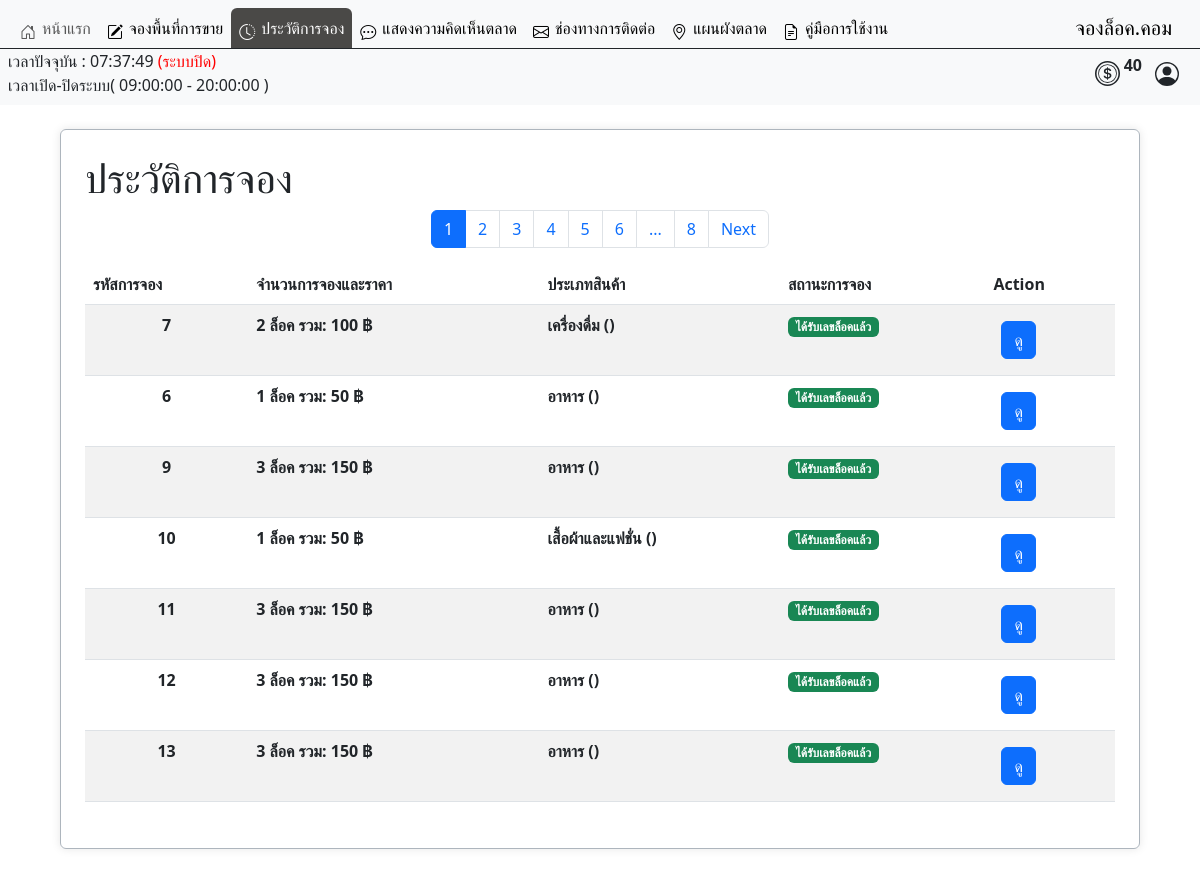
/user/booking_history.php (signed in), run on the app's committed database.
### tables this page shows
CREATE TABLE `operating_hours` (
  `id` int(11) NOT NULL,
  `opening_time` time NOT NULL,
  `closing_time` time NOT NULL
);

CREATE TABLE `booked` (
  `id_booked` int(10) UNSIGNED ZEROFILL NOT NULL COMMENT 'รหัสการจองแบบเรียบร้อยแล้ว',
  `booking_id` int(10) UNSIGNED DEFAULT NULL COMMENT 'รหัสการจอง',
  `member_id` int(6) UNSIGNED DEFAULT NULL COMMENT 'รหัสลูกค้า',
  `booking_amount` varchar(45) NOT NULL,
  `total_price` varchar(45) NOT NULL,
  `product_type` int(11) DEFAULT NULL,
  `sub_product_type` int(11) NOT NULL,
  `booking_status` int(3) UNSIGNED NOT NULL COMMENT 'สถานะการจอง',
  `booking_type` varchar(20) NOT NULL,
  `zone_id` int(3) UNSIGNED NOT NULL COMMENT 'รหัสประเภทโซน',
  `slip_img` varchar(45) DEFAULT NULL COMMENT 'log',
  `booking_date` datetime DEFAULT NULL COMMENT 'วันเวลาที่จอง',
  `booked_lock_number` text DEFAULT NULL COMMENT 'เลขล็อคที่จะได้',
  `expiration_date` datetime DEFAULT NULL
);

CREATE TABLE `category` (
  `id_category` int(11) NOT NULL,
  `cat_name` varchar(45) NOT NULL,
  `zone_allow` int(3) NOT NULL
);

CREATE TABLE `booking_status` (
  `id` int(3) UNSIGNED NOT NULL COMMENT 'รหัสสถานะการจอง',
  `status` varchar(50) NOT NULL COMMENT 'สถานะ'
);

### user/booking_history.php (the view, shortened to what this page needs)
<?php
require("../condb.php");
$results_per_page = 7;
$page = isset($_GET['page']) ? (int)$_GET['page'] : 1;
$start_from = ($page - 1) * $results_per_page;
?>
<!DOCTYPE html>
<html lang="th">
<head>
    <link href="https://cdn.jsdelivr.net/npm/bootstrap@5.3.3/dist/css/bootstrap.min.css" rel="stylesheet">
    <link rel="stylesheet" href="../asset/css/font.css">
</head>
<body>
    <?php
    include('./user_nav.php');
    ?>
    <div class="container my-4 p-2 border border-dark-subtle rounded  overflow-auto  bgcolor" style="width: 90%; height: 45rem;">
        <div class="tab-content" id="myTabContent">
            <div class="tab-pane fade show active mt-2 mx-2 p-2" id="category">
                <div>
                    <h1>ประวัติการจอง</h1>
                </div>
                <div class="mt-2 overflow-auto">
                    <?php
                    $sql_total = "SELECT COUNT(*) FROM market_booking.booked WHERE member_id = $user_id";
                    $result_total = $conn->query($sql_total);
                    $row_total = $result_total->fetch_row();
                    $total_records = $row_total[0];
                    $total_pages = ceil($total_records / $results_per_page);
                    $current_page = isset($_GET['page']) ? $_GET['page'] : 1;
                    $adjacents = 1;
                    echo "<nav>";
                    echo "<ul class='pagination justify-content-center'>";
                    if ($total_pages <= (1 + ($adjacents * 2))) {
                        for ($i = 1; $i <= $total_pages; $i++) {
                            if ($i == $current_page) {
                                echo "<li class='page-item active'><a class='page-link' href='#'>" . $i . "</a></li>";
                            } else {
                                echo "<li class='page-item'><a class='page-link' href='?page=" . $i . "'>" . $i . "</a></li>";
                            }
                        }
                    } else {
                        if ($current_page <= ($adjacents * 2)) {
                            for ($i = 1; $i <= (4 + ($adjacents * 2)); $i++) {
                                if ($i == $current_page) {
                                    echo "<li class='page-item active'><a class='page-link' href='#'>" . $i . "</a></li>";
                                } else {
                                    echo "<li class='page-item'><a class='page-link' href='?page=" . $i . "'>" . $i . "</a></li>";
                                }
                            }
                            echo "<li class='page-item'><a class='page-link' href='#'>...</a></li>";
                            echo "<li class='page-item'><a class='page-link' href='?page=" . $total_pages . "'>" . $total_pages . "</a></li>";
                        }
                    }
                    if ($current_page < $total_pages) {
                        echo "<li class='page-item'><a class='page-link' href='?page=" . ($current_page + 1) . "'>Next</a></li>";
                    }
                    echo "</ul>";
                    echo "</nav>";
                    $sql = "SELECT
                    B.booking_status,
                                B.booking_id,
                                CONCAT(U.prefix, ' ', U.firstname, ' ', U.lastname) AS fullname,
                                B.booking_amount,
                                B.total_price,
                                C.cat_name,
                                SC.sub_cat_name,
                                BS.status,
                                B.booking_type,
                                B.slip_img,
                                B.booked_lock_number,
                                B.booking_date
                            FROM market_booking.booked AS B
                            LEFT JOIN booking_status AS BS ON B.booking_status = BS.id
                            LEFT JOIN tbl_user AS U ON B.member_id = U.user_id
                            LEFT JOIN category AS C ON B.product_type = C.id_category
                            LEFT JOIN sub_category AS SC ON B.sub_product_type = SC.idsub_category
                            WHERE member_id = $user_id
                            ";
                    $sql .= " LIMIT $start_from, $results_per_page";
                    $result = $conn->query($sql);
                    if ($result === false) {
                        echo "ข้อผิดพลาด SQL: " . $conn->error;
                    } elseif ($result->num_rows > 0) {
                        echo "<table class='table table-striped'>";
                        echo "<thead>
                            <tr>
                                <th>รหัสการจอง</th>
                                <th>จำนวนการจองและราคา</th>
                                <th>ประเภทสินค้า</th>
                                <th>สถานะการจอง</th>
                                <th>Action</th>
                            </tr>
                        </thead>";
                        echo "<tbody>";
                        function getBadgeClass($status)
                        {
                            switch ($status) {
                                case '4':
                                    return 'bg-success text-white';
                            }
                        }
                        while ($row = $result->fetch_assoc()) {
                            echo "<tr>";
                            echo "<td style='text-align:center;'><strong>" . $row["booking_id"] . "</strong></td>";
                            echo "<td><strong>" . $row["booking_amount"] . " ล็อค รวม: " . $row["total_price"] . " ฿</strong></td>";
                            echo "<td><strong>" . $row["cat_name"] . " (" . $row["sub_cat_name"] . ")</strong></td>";
                            echo "<td>" . (is_null($row['status']) ?
                                "<span class='text-danger'>ข้อมูลถูกลบไปแล้ว</span>" :
                                "<span class='badge " . getBadgeClass($row['booking_status']) . "'>" . htmlspecialchars($row['status']) . "</span>") . "</td>";
                            echo "<td>
                                    <button
                                        class='btn btn-primary m-2' type='button'
                                        data-bs-toggle='modal'
                                        data-bs-target='#viewBookingModal'
                                        data-id='" . $row["booking_id"] . "'>
                                        ดู
                                    </button>
                                  </td>";
                            echo "</tr>";
                        }
                        echo "</tbody></table>";
                    } else {
                        echo "ไม่พบข้อมูล";
                    }
                    ?>
                </div>
            </div>
        </div>
    </div>
</body>
</html>

### user/user_nav.php (shortened to what this page needs)
<head>
    <link href="https://cdn.jsdelivr.net/npm/bootstrap@5.3.0-alpha3/dist/css/bootstrap.min.css" rel="stylesheet">
    <link href="https://cdn.jsdelivr.net/npm/bootstrap-icons/font/bootstrap-icons.css" rel="stylesheet">
</head>
<?php
$current_page = basename($_SERVER['PHP_SELF']);
?>
<nav style="width: 100%;" class="navbar navbar-expand-lg navbar-light bg-light">
    <div style="width: 100%;" class=" d-flex flex-column ">
        <div class="container-fluid border-bottom border-dark">
            <div class="collapse navbar-collapse" id="navbarNav">
                <ul class="navbar-nav me-auto">
                    <li class="nav-item ">
                        <a href="./index.php"
                            class="icon-link icon-link-hover nav-link <?php echo ($current_page == 'index.php') ? 'active rounded-top' : ''; ?>"
                            style="<?php echo ($current_page == 'index.php') ? 'background-color: #4A4947; color: white; --bs-icon-link-transform: translate3d(0, -.125rem, 0);' : 'color: #black; --bs-icon-link-transform: translate3d(0, -.125rem, 0);'; ?>">
                            <i class="bi bi-house-door"></i> หน้าแรก
                        </a>
                    </li>
                    <li class="nav-item">
                        <a href="./order.php"
                            class="icon-link icon-link-hover nav-link <?php echo ($current_page == 'order.php') ? 'active rounded-top' : ''; ?>"
                            style="<?php echo ($current_page == 'order.php') ? 'background-color: #4A4947; color: white; --bs-icon-link-transform: translate3d(0, -.125rem, 0);' : 'color: black; --bs-icon-link-transform: translate3d(0, -.125rem, 0);'; ?>">
                            <i class="bi bi-pencil-square"></i> จองพื้นที่การขาย
                        </a>
                    </li>
                    <li class="nav-item">
                        <a href="./booking_history.php"
                            class="icon-link icon-link-hover nav-link <?php echo ($current_page == 'booking_history.php') ? 'active rounded-top' : ''; ?>"
                            style="<?php echo ($current_page == 'booking_history.php') ? 'background-color: #4A4947; color: white; --bs-icon-link-transform: translate3d(0, -.125rem, 0);' : 'color: black; --bs-icon-link-transform: translate3d(0, -.125rem, 0);'; ?>">
                            <i class="bi bi-clock-history"></i> ประวัติการจอง
                        </a>
                    </li>
                    <li class="nav-item">
                        <a href="./comment_page.php"
                            class="icon-link icon-link-hover nav-link <?php echo ($current_page == 'comment_page.php') ? 'active rounded-top' : ''; ?>"
                            style="<?php echo ($current_page == 'comment_page.php') ? 'background-color: #4A4947; color: white; --bs-icon-link-transform: translate3d(0, -.125rem, 0);' : 'color: black; --bs-icon-link-transform: translate3d(0, -.125rem, 0);'; ?>">
                            <i class="bi bi-chat-dots"></i> แสดงความคิดเห็นตลาด
                        </a>
                    </li>
                    <li class="nav-item">
                        <a href="./contactus.php"
                            class="icon-link icon-link-hover nav-link <?php echo ($current_page == 'contactus.php') ? 'active rounded-top' : ''; ?>"
                            style="<?php echo ($current_page == 'contactus.php') ? 'background-color: #4A4947; color: white; --bs-icon-link-transform: translate3d(0, -.125rem, 0);' : 'color: black; --bs-icon-link-transform: translate3d(0, -.125rem, 0);'; ?>">
                            <i class="bi bi-envelope"></i> ช่องทางการติดต่อ
                        </a>
                    </li>
                    <li class="nav-item">
                        <a href="#"
                            class="icon-link icon-link-hover nav-link <?php echo ($current_page == 'contactus.php') ? 'active rounded-top' : ''; ?>"
                            data-bs-toggle="modal" data-bs-target="#uniqueImageModal"
                            style="<?php echo ($current_page == 'modal') ? 'background-color: #4A4947; color: white; --bs-icon-link-transform: translate3d(0, -.125rem, 0);' : 'color: black; --bs-icon-link-transform: translate3d(0, -.125rem, 0);'; ?>">
                            <i class="bi bi-geo-alt"></i> แผนผังตลาด
                        </a>
                    </li>
                    <li class="nav-item">
                        <a href="../asset/pdf/คู่มือการใช้งานสำหรับผู้ใช้งาน.pdf" target="_blank" class="icon-link icon-link-hover nav-link active" style="--bs-icon-link-transform: translate3d(0, -.125rem, 0);">
                            <i class="bi bi-file-earmark-text"></i> คู่มือการใช้งาน
                        </a>
                    </li>
                </ul>
                <a class="navbar-brand" href="./index.php">จองล็อค.คอม</a>
            </div>
        </div>
        <div class="col-12 d-flex justify-content-between px-2">
            <div>
                <?php
                require("../condb.php");
                $sql_time = "SELECT opening_time, closing_time FROM operating_hours LIMIT 1";
                $result = $conn->query($sql_time);
                $row_time = $result->fetch_assoc();
                $openingTime = $row_time['opening_time'];
                $closingTime = $row_time['closing_time'];
                ?>
                <span id="time"></span>
                <span id="status"></span>
                <div id="opening_time">เวลาเปิด-ปิดระบบ(
                    <?php echo $openingTime; ?> - <?php echo $closingTime; ?>
                    )
                </div>
            </div>
            <div class="d-flex  justify-content-between ">
                <div class="d-flex  align-items-center">
                    <div class="col d-flex align-items-center justify-content-center">
                        <p class="ms-1">
                            <strong>
                                <?php
                                echo $_SESSION["token"];
                                ?>
                            </strong>
                        </p>
                    </div>
                    <button class="btn " type="button" data-bs-toggle="modal" data-bs-target="#ProfileModal">
                    </button>
                </div>
            </div>
        </div>
    </div>
</nav>
    <?php
    $user_id = $_SESSION["user_id"];
    ?>

### user/booking_history.php (style rules this page uses)
body { background-image: url(../asset/img/img.market2blur.png); width: 100%; height: 100%; background-repeat: repeat; background-size: cover; }

### user/user_nav.php (style rules this page uses)
.bgcolor { background-color: rgba(255, 255, 255, 0.9); padding-bottom: 10px; box-shadow: 0 0 10px rgba(0, 0, 0, 0.1); }

### data on the page
operating_hours: opening_time "09:00:00", closing_time "20:00:00"
booked: booking "7", booking_amount "2", total_price "100", product_type.cat_name "เครื่องดื่ม", booking_status.status "ได้รับเลขล็อคแล้ว"
booked: booking "6", booking_amount "1", total_price "50", product_type.cat_name "อาหาร", booking_status.status "ได้รับเลขล็อคแล้ว"
booked: booking "9", booking_amount "3", total_price "150", product_type.cat_name "อาหาร", booking_status.status "ได้รับเลขล็อคแล้ว"
booked: booking "10", booking_amount "1", total_price "50", product_type.cat_name "เสื้อผ้าและแฟชั่น", booking_status.status "ได้รับเลขล็อคแล้ว"
booked: booking "11", booking_amount "3", total_price "150", product_type.cat_name "อาหาร", booking_status.status "ได้รับเลขล็อคแล้ว"
booked: booking "12", booking_amount "3", total_price "150", product_type.cat_name "อาหาร", booking_status.status "ได้รับเลขล็อคแล้ว"
booked: booking "13", booking_amount "3", total_price "150", product_type.cat_name "อาหาร", booking_status.status "ได้รับเลขล็อคแล้ว"

### other printed values
$_SESSION["token"] "40"
$total_pages "8"
